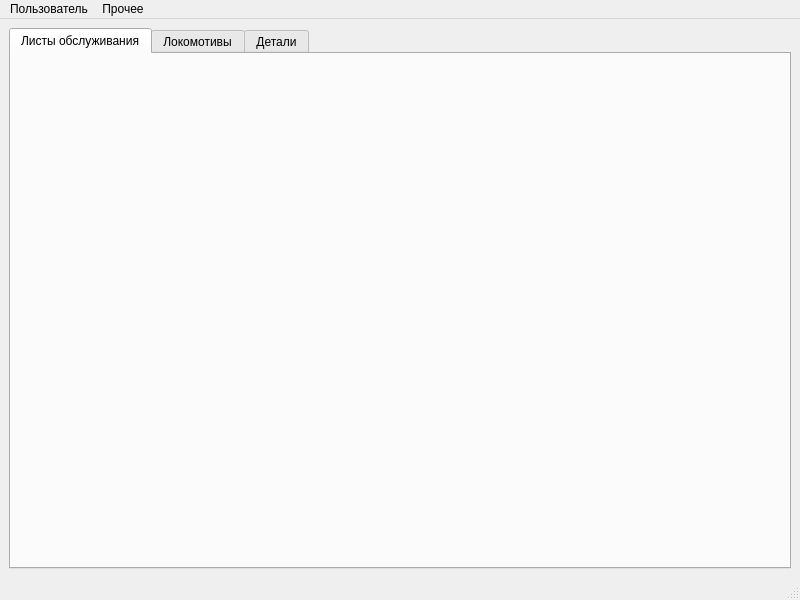
<?xml version="1.0" encoding="UTF-8"?>
<ui version="4.0">
 <class>main_window</class>
 <widget class="QMainWindow" name="main_window">
  <property name="geometry">
   <rect>
    <x>0</x>
    <y>0</y>
    <width>800</width>
    <height>600</height>
   </rect>
  </property>
  <property name="windowTitle">
   <string>MainWindow</string>
  </property>
  <widget class="QWidget" name="centralwidget">
   <layout class="QVBoxLayout" name="verticalLayout">
    <item>
     <widget class="QTabWidget" name="tabWidget">
      <property name="currentIndex">
       <number>0</number>
      </property>
      <widget class="QWidget" name="maintenances_tab">
       <attribute name="title">
        <string>Листы обслуживания</string>
       </attribute>
       <layout class="QVBoxLayout" name="verticalLayout_2"/>
      </widget>
      <widget class="QWidget" name="locomotives_tab">
       <attribute name="title">
        <string>Локомотивы</string>
       </attribute>
       <layout class="QVBoxLayout" name="verticalLayout_3"/>
      </widget>
      <widget class="QWidget" name="details_tab">
       <attribute name="title">
        <string>Детали</string>
       </attribute>
       <layout class="QVBoxLayout" name="verticalLayout_4"/>
      </widget>
     </widget>
    </item>
   </layout>
  </widget>
  <widget class="QMenuBar" name="menubar">
   <property name="geometry">
    <rect>
     <x>0</x>
     <y>0</y>
     <width>800</width>
     <height>23</height>
    </rect>
   </property>
   <property name="defaultUp">
    <bool>false</bool>
   </property>
   <property name="nativeMenuBar">
    <bool>true</bool>
   </property>
   <widget class="QMenu" name="user_menuTab">
    <property name="title">
     <string>Пользователь</string>
    </property>
    <addaction name="user_menuItem"/>
    <addaction name="userManagement_menuItem"/>
    <addaction name="changeUser_menuItem"/>
   </widget>
   <widget class="QMenu" name="other_menuTab">
    <property name="title">
     <string>Прочее</string>
    </property>
    <addaction name="programmSettings_menuItem"/>
    <addaction name="aboutProgram_menuItem"/>
    <addaction name="aboutQt_menuItem"/>
   </widget>
   <addaction name="user_menuTab"/>
   <addaction name="other_menuTab"/>
  </widget>
  <widget class="QStatusBar" name="statusbar"/>
  <action name="aboutProgram_menuItem">
   <property name="text">
    <string>О Програме</string>
   </property>
  </action>
  <action name="user_menuItem">
   <property name="text">
    <string>John Blade</string>
   </property>
  </action>
  <action name="userManagement_menuItem">
   <property name="text">
    <string>Управление пользователями</string>
   </property>
  </action>
  <action name="changeUser_menuItem">
   <property name="text">
    <string>Сменить пользователя</string>
   </property>
  </action>
  <action name="aboutQt_menuItem">
   <property name="text">
    <string>О Qt</string>
   </property>
  </action>
  <action name="programmSettings_menuItem">
   <property name="text">
    <string>Настройки</string>
   </property>
  </action>
 </widget>
 <resources/>
 <connections/>
</ui>
